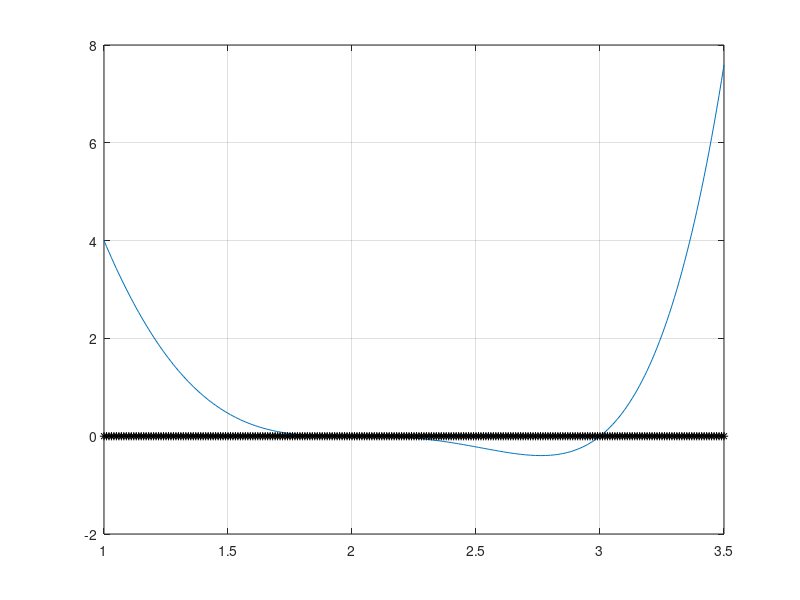

This figure's MATLAB source:

%%
            % Solving a non linear equation
            % Secand Method
close all
clear all
format long

f = @(x) x.^ 5 - 8.* x.^ 4 + 21.* x.^ 3 - 14.* x.^ 2 -20.* x + 24;
df = @(x) ( - 3* x^ 2+ 5* x ) / (x - 1) ^2+ (6* x- 5) / (x - 1);

x = [1: 0.01: 3.5]';
y = f(x);

plot(x, y, x, zeros(size(x)), 'k*');
grid on 


            % in this plot we see there are 2 answers for this equation
            % answers are approximately around 2 and 3
            % we want to find the one which is around 3, and for using 
            % secant method we need to have 2 initial guesses, so we choose 
            % x1 = 2.7 and x2 = 3.15 as our initial guess to use in Newton's method

x2 = 2.7;
x1 = 3.15  ;

tolerance = 10e-10;
maxIter=200;


for i = 1 : maxIter
    delta = -f(x2).* (x1-x2) / ( f(x1) - f(x2) );

    if abs(delta) < tolerance
        break
    end

   x1 = x2;
   x2 = x2+ delta;
end

x2
sprintf (" the number of iterations for Newton's method = %.15g ", i)

%%
            % Newton method

close all
clear all
format long

f = @(x) x.^ 5 - 8.* x.^ 4 + 21.* x.^ 3 - 14.* x.^ 2 -20.* x + 24;
df = @(x) ( - 3* x^ 2+ 5* x ) / (x - 1) ^2+ (6* x- 5) / (x - 1);

x = [1: 0.01: 3.5]';
y = f(x);

plot(x, y, x, zeros(size(x)), 'k*');
grid on 

            
            % in this plot we see there are 2 answers for this equation
            % answers are approximately around 2 and 3
            % we want to find the one which is around 3, and for using 
            % Newton method we need to have only one initial guesses, so we choose 
            % x1 = 2.85 as our initial guess to use in Newton's method

x0=2.85;

tolerance = 10e-10;
maxIter=200;

for i = 1 : maxIter

    delta = -( f(x0)/ df(x0) );
    if abs( delta/(x0) )<tolerance
        break
    end
    x0 = x0+ delta;
end

x0

sprintf (" the number of iterations for Newton's method = %.15g ", i)
